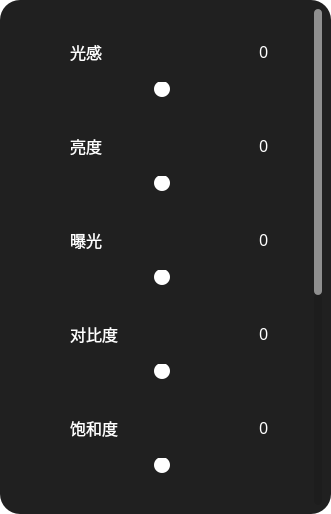
<?xml version="1.0" encoding="UTF-8"?>
<ui version="4.0">
 <class>Form</class>
 <widget class="QWidget" name="Form">
  <property name="geometry">
   <rect>
    <x>0</x>
    <y>0</y>
    <width>331</width>
    <height>514</height>
   </rect>
  </property>
  <property name="windowTitle">
   <string>Form</string>
  </property>
  <property name="styleSheet">
   <string notr="true">background-color: transparent;;</string>
  </property>
  <layout class="QHBoxLayout" name="horizontalLayout">
   <property name="leftMargin">
    <number>0</number>
   </property>
   <property name="topMargin">
    <number>0</number>
   </property>
   <property name="rightMargin">
    <number>0</number>
   </property>
   <property name="bottomMargin">
    <number>0</number>
   </property>
   <item>
    <widget class="QWidget" name="widget_adjust" native="true">
     <property name="styleSheet">
      <string notr="true">QWidget{
	border-radius:20px;
	background-color: rgb(32, 32, 32);
}
QScrollBar:horizontal{
    height:8px;
    background:rgba(0,0,0,0%);
border-radius:4px;

}
QScrollBar::handle:horizontal{
    background:rgba(255,255,255,50%);
border-radius:4px;
}
QScrollBar::handle:horizontal:hover{
    background:rgba(255,255,255,100%);
    min-width:0;
}
QScrollBar::add-line:horizontal{
    height:0px;width:0px;

}
QScrollBar::sub-line:horizontal{
    height:0px;width:0px;

}
QScrollBar::add-line:horizontal:hover{
    height:0px;width:0px;

}
QScrollBar::sub-line:horizontal:hover{
    height:0px;width:0px;

}
QScrollBar::add-page:horizontal,QScrollBar::sub-page:horizontal
{
    background:rgba(0,0,0,10%);
    border-radius:4px;
}

QScrollBar:vertical{
    width:8px;
    background:rgba(0,0,0,0%);

}
QScrollBar::handle:vertical{
    width:0px;
    background:rgba(255,255,255,50%);
    border-radius:4px;
}
QScrollBar::handle:vertical:hover{
    width:0px;
    background:rgba(255,255,255,100%);
    border-radius:4px;
    min-width:20;
}
QScrollBar::add-line:vertical{
    height:0px;width:0px;

}
QScrollBar::sub-line:vertical{
    height:0px;width:0px;

}
QScrollBar::add-line:vertical:hover{
    height:0px;width:0px;

}
QScrollBar::sub-line:vertical:hover{
    height:0px;width:0px;

}
QScrollBar::add-page:vertical,QScrollBar::sub-page:vertical
{
    background:rgba(0,0,0,10%);
    border-radius:4px;
}

 
 
QSlider::add-page:horizontal {
    background-color: qlineargradient(spread: pad, x1: 0, y1: 1, x2: 1, y2: 1,
                                      stop: 0 rgb(100, 100, 100),
                                      stop: 1 rgb(255, 78, 0,));
    border-radius: 4px;
}

QSlider::sub-page:horizontal {
	background-color: qlineargradient(spread: pad, x1: 0, y1: 1, x2: 1, y2: 1,
                                      stop: 0 rgb(51, 151, 255),
                                      stop: 1 rgb(100, 100, 100));
    border-radius: 4px;
}

QSlider::groove:horizontal {
    background: transparent;
    height: 8px;
}

QSlider::handle:horizontal {
    width: 16px;
    height: 18px;
    margin: -4px 0px -4px 0px;
    border-radius: 8px;
    background: white;
}
</string>
     </property>
     <layout class="QHBoxLayout" name="horizontalLayout_18">
      <item>
       <widget class="QScrollArea" name="scrollArea">
        <property name="styleSheet">
         <string notr="true">QScrollArea{
	background-color: transparent;
}</string>
        </property>
        <property name="verticalScrollBarPolicy">
         <enum>Qt::ScrollBarAsNeeded</enum>
        </property>
        <property name="widgetResizable">
         <bool>true</bool>
        </property>
        <widget class="QWidget" name="scrollAreaWidgetContents">
         <property name="geometry">
          <rect>
           <x>0</x>
           <y>0</y>
           <width>301</width>
           <height>870</height>
          </rect>
         </property>
         <layout class="QVBoxLayout" name="verticalLayout_15">
          <item>
           <widget class="QWidget" name="widget_light" native="true">
            <property name="minimumSize">
             <size>
              <width>0</width>
              <height>88</height>
             </size>
            </property>
            <property name="maximumSize">
             <size>
              <width>16777215</width>
              <height>88</height>
             </size>
            </property>
            <layout class="QVBoxLayout" name="verticalLayout_4">
             <item>
              <layout class="QHBoxLayout" name="horizontalLayout_light" stretch="1,5,1">
               <item>
                <widget class="QLabel" name="label_image_light">
                 <property name="minimumSize">
                  <size>
                   <width>30</width>
                   <height>30</height>
                  </size>
                 </property>
                 <property name="styleSheet">
                  <string notr="true">image:url(:/images/icon/bright_light_control_shine_icon.svg)</string>
                 </property>
                 <property name="text">
                  <string/>
                 </property>
                </widget>
               </item>
               <item>
                <widget class="QLabel" name="label_text_light">
                 <property name="minimumSize">
                  <size>
                   <width>90</width>
                   <height>30</height>
                  </size>
                 </property>
                 <property name="font">
                  <font>
                   <family>黑体</family>
                   <pointsize>12</pointsize>
                   <weight>50</weight>
                   <italic>false</italic>
                   <bold>false</bold>
                   <stylestrategy>PreferAntialias</stylestrategy>
                  </font>
                 </property>
                 <property name="styleSheet">
                  <string notr="true">QLabel{
	color:rgb(255, 255, 255);
}</string>
                 </property>
                 <property name="text">
                  <string>光感</string>
                 </property>
                </widget>
               </item>
               <item>
                <widget class="QLabel" name="label_light_perception">
                 <property name="minimumSize">
                  <size>
                   <width>0</width>
                   <height>0</height>
                  </size>
                 </property>
                 <property name="font">
                  <font>
                   <family>黑体</family>
                   <pointsize>12</pointsize>
                   <weight>50</weight>
                   <italic>false</italic>
                   <bold>false</bold>
                   <stylestrategy>PreferAntialias</stylestrategy>
                  </font>
                 </property>
                 <property name="styleSheet">
                  <string notr="true">QLabel{
	color:rgb(255, 255, 255);
}</string>
                 </property>
                 <property name="text">
                  <string>0</string>
                 </property>
                </widget>
               </item>
              </layout>
             </item>
             <item>
              <widget class="QSlider" name="horizontalSlider_light_perception">
               <property name="styleSheet">
                <string notr="true"/>
               </property>
               <property name="minimum">
                <number>-100</number>
               </property>
               <property name="maximum">
                <number>100</number>
               </property>
               <property name="orientation">
                <enum>Qt::Horizontal</enum>
               </property>
              </widget>
             </item>
            </layout>
           </widget>
          </item>
          <item>
           <widget class="QWidget" name="widget_brightness" native="true">
            <property name="minimumSize">
             <size>
              <width>0</width>
              <height>88</height>
             </size>
            </property>
            <property name="maximumSize">
             <size>
              <width>16777215</width>
              <height>88</height>
             </size>
            </property>
            <layout class="QVBoxLayout" name="verticalLayout_5">
             <item>
              <layout class="QHBoxLayout" name="horizontalLayout_brightness" stretch="1,5,1">
               <item>
                <widget class="QLabel" name="label_image_brightness">
                 <property name="minimumSize">
                  <size>
                   <width>30</width>
                   <height>30</height>
                  </size>
                 </property>
                 <property name="styleSheet">
                  <string notr="true">image:url(:/images/icon/brightness_light_icon.svg)</string>
                 </property>
                 <property name="text">
                  <string/>
                 </property>
                </widget>
               </item>
               <item>
                <widget class="QLabel" name="label_text_brightness">
                 <property name="minimumSize">
                  <size>
                   <width>90</width>
                   <height>30</height>
                  </size>
                 </property>
                 <property name="font">
                  <font>
                   <family>黑体</family>
                   <pointsize>12</pointsize>
                   <weight>50</weight>
                   <italic>false</italic>
                   <bold>false</bold>
                   <stylestrategy>PreferAntialias</stylestrategy>
                  </font>
                 </property>
                 <property name="styleSheet">
                  <string notr="true">QLabel{
	color:rgb(255, 255, 255);
}</string>
                 </property>
                 <property name="text">
                  <string>亮度</string>
                 </property>
                </widget>
               </item>
               <item>
                <widget class="QLabel" name="label_brightness">
                 <property name="font">
                  <font>
                   <family>黑体</family>
                   <pointsize>12</pointsize>
                   <weight>50</weight>
                   <italic>false</italic>
                   <bold>false</bold>
                   <stylestrategy>PreferAntialias</stylestrategy>
                  </font>
                 </property>
                 <property name="styleSheet">
                  <string notr="true">QLabel{
	color:rgb(255, 255, 255);
}</string>
                 </property>
                 <property name="text">
                  <string>0</string>
                 </property>
                </widget>
               </item>
              </layout>
             </item>
             <item>
              <widget class="QSlider" name="horizontalSlider_brightness">
               <property name="styleSheet">
                <string notr="true"/>
               </property>
               <property name="minimum">
                <number>-100</number>
               </property>
               <property name="maximum">
                <number>100</number>
               </property>
               <property name="orientation">
                <enum>Qt::Horizontal</enum>
               </property>
              </widget>
             </item>
            </layout>
           </widget>
          </item>
          <item>
           <widget class="QWidget" name="widget_exposure" native="true">
            <property name="minimumSize">
             <size>
              <width>0</width>
              <height>88</height>
             </size>
            </property>
            <property name="maximumSize">
             <size>
              <width>16777215</width>
              <height>88</height>
             </size>
            </property>
            <layout class="QVBoxLayout" name="verticalLayout_14">
             <item>
              <layout class="QHBoxLayout" name="horizontalLayout_exposure" stretch="1,5,1">
               <item>
                <widget class="QLabel" name="label_image_exposure">
                 <property name="minimumSize">
                  <size>
                   <width>30</width>
                   <height>30</height>
                  </size>
                 </property>
                 <property name="styleSheet">
                  <string notr="true">image:url(:/images/icon/exposure_icon.svg)</string>
                 </property>
                 <property name="text">
                  <string/>
                 </property>
                </widget>
               </item>
               <item>
                <widget class="QLabel" name="label_text_exposure">
                 <property name="minimumSize">
                  <size>
                   <width>90</width>
                   <height>30</height>
                  </size>
                 </property>
                 <property name="font">
                  <font>
                   <family>黑体</family>
                   <pointsize>12</pointsize>
                   <weight>50</weight>
                   <italic>false</italic>
                   <bold>false</bold>
                   <stylestrategy>PreferAntialias</stylestrategy>
                  </font>
                 </property>
                 <property name="styleSheet">
                  <string notr="true">QLabel{
	color:rgb(255, 255, 255);
}</string>
                 </property>
                 <property name="text">
                  <string>曝光</string>
                 </property>
                </widget>
               </item>
               <item>
                <widget class="QLabel" name="label_exposure">
                 <property name="font">
                  <font>
                   <family>黑体</family>
                   <pointsize>12</pointsize>
                   <weight>50</weight>
                   <italic>false</italic>
                   <bold>false</bold>
                   <stylestrategy>PreferAntialias</stylestrategy>
                  </font>
                 </property>
                 <property name="styleSheet">
                  <string notr="true">QLabel{
	color:rgb(255, 255, 255);
}</string>
                 </property>
                 <property name="text">
                  <string>0</string>
                 </property>
                </widget>
               </item>
              </layout>
             </item>
             <item>
              <widget class="QSlider" name="horizontalSlider_exposure">
               <property name="styleSheet">
                <string notr="true"/>
               </property>
               <property name="minimum">
                <number>-100</number>
               </property>
               <property name="maximum">
                <number>100</number>
               </property>
               <property name="orientation">
                <enum>Qt::Horizontal</enum>
               </property>
              </widget>
             </item>
            </layout>
           </widget>
          </item>
          <item>
           <widget class="QWidget" name="widget_contrast" native="true">
            <property name="minimumSize">
             <size>
              <width>0</width>
              <height>88</height>
             </size>
            </property>
            <property name="maximumSize">
             <size>
              <width>16777215</width>
              <height>88</height>
             </size>
            </property>
            <layout class="QVBoxLayout" name="verticalLayout_13">
             <item>
              <layout class="QHBoxLayout" name="horizontalLayout_contrast" stretch="1,5,1">
               <item>
                <widget class="QLabel" name="label_image_contrast">
                 <property name="minimumSize">
                  <size>
                   <width>30</width>
                   <height>30</height>
                  </size>
                 </property>
                 <property name="styleSheet">
                  <string notr="true">image:url(:/images/icon/contrast_brightness_setting_icon.svg)</string>
                 </property>
                 <property name="text">
                  <string/>
                 </property>
                </widget>
               </item>
               <item>
                <widget class="QLabel" name="label_text_contrast">
                 <property name="minimumSize">
                  <size>
                   <width>90</width>
                   <height>30</height>
                  </size>
                 </property>
                 <property name="font">
                  <font>
                   <family>黑体</family>
                   <pointsize>12</pointsize>
                   <weight>50</weight>
                   <italic>false</italic>
                   <bold>false</bold>
                   <stylestrategy>PreferAntialias</stylestrategy>
                  </font>
                 </property>
                 <property name="styleSheet">
                  <string notr="true">QLabel{
	color:rgb(255, 255, 255);
}</string>
                 </property>
                 <property name="text">
                  <string>对比度</string>
                 </property>
                </widget>
               </item>
               <item>
                <widget class="QLabel" name="label_contrast">
                 <property name="font">
                  <font>
                   <family>黑体</family>
                   <pointsize>12</pointsize>
                   <weight>50</weight>
                   <italic>false</italic>
                   <bold>false</bold>
                   <stylestrategy>PreferAntialias</stylestrategy>
                  </font>
                 </property>
                 <property name="styleSheet">
                  <string notr="true">QLabel{
	color:rgb(255, 255, 255);
}</string>
                 </property>
                 <property name="text">
                  <string>0</string>
                 </property>
                </widget>
               </item>
              </layout>
             </item>
             <item>
              <widget class="QSlider" name="horizontalSlider_contrast">
               <property name="styleSheet">
                <string notr="true"/>
               </property>
               <property name="minimum">
                <number>-100</number>
               </property>
               <property name="maximum">
                <number>100</number>
               </property>
               <property name="orientation">
                <enum>Qt::Horizontal</enum>
               </property>
              </widget>
             </item>
            </layout>
           </widget>
          </item>
          <item>
           <widget class="QWidget" name="widget_saturation" native="true">
            <property name="minimumSize">
             <size>
              <width>0</width>
              <height>88</height>
             </size>
            </property>
            <property name="maximumSize">
             <size>
              <width>16777215</width>
              <height>88</height>
             </size>
            </property>
            <layout class="QVBoxLayout" name="verticalLayout_12">
             <item>
              <layout class="QHBoxLayout" name="horizontalLayout_saturation" stretch="1,5,1">
               <item>
                <widget class="QLabel" name="label_image_saturation">
                 <property name="minimumSize">
                  <size>
                   <width>30</width>
                   <height>30</height>
                  </size>
                 </property>
                 <property name="styleSheet">
                  <string notr="true">image:url(:/images/icon/bx_tone_icon.svg)</string>
                 </property>
                 <property name="text">
                  <string/>
                 </property>
                </widget>
               </item>
               <item>
                <widget class="QLabel" name="label_text_saturation">
                 <property name="minimumSize">
                  <size>
                   <width>90</width>
                   <height>30</height>
                  </size>
                 </property>
                 <property name="font">
                  <font>
                   <family>黑体</family>
                   <pointsize>12</pointsize>
                   <weight>50</weight>
                   <italic>false</italic>
                   <bold>false</bold>
                   <stylestrategy>PreferAntialias</stylestrategy>
                  </font>
                 </property>
                 <property name="styleSheet">
                  <string notr="true">QLabel{
	color:rgb(255, 255, 255);
}</string>
                 </property>
                 <property name="text">
                  <string>饱和度</string>
                 </property>
                </widget>
               </item>
               <item>
                <widget class="QLabel" name="label_saturation">
                 <property name="font">
                  <font>
                   <family>黑体</family>
                   <pointsize>12</pointsize>
                   <weight>50</weight>
                   <italic>false</italic>
                   <bold>false</bold>
                   <stylestrategy>PreferAntialias</stylestrategy>
                  </font>
                 </property>
                 <property name="styleSheet">
                  <string notr="true">QLabel{
	color:rgb(255, 255, 255);
}</string>
                 </property>
                 <property name="text">
                  <string>0</string>
                 </property>
                </widget>
               </item>
              </layout>
             </item>
             <item>
              <widget class="QSlider" name="horizontalSlider_saturation">
               <property name="styleSheet">
                <string notr="true"/>
               </property>
               <property name="minimum">
                <number>-100</number>
               </property>
               <property name="maximum">
                <number>100</number>
               </property>
               <property name="orientation">
                <enum>Qt::Horizontal</enum>
               </property>
              </widget>
             </item>
            </layout>
           </widget>
          </item>
          <item>
           <widget class="QWidget" name="widget_sharp" native="true">
            <property name="minimumSize">
             <size>
              <width>0</width>
              <height>88</height>
             </size>
            </property>
            <property name="maximumSize">
             <size>
              <width>16777215</width>
              <height>88</height>
             </size>
            </property>
            <layout class="QVBoxLayout" name="verticalLayout_11">
             <item>
              <layout class="QHBoxLayout" name="horizontalLayout_sharp" stretch="1,5,1">
               <item>
                <widget class="QLabel" name="label_image_sharp">
                 <property name="minimumSize">
                  <size>
                   <width>30</width>
                   <height>30</height>
                  </size>
                 </property>
                 <property name="styleSheet">
                  <string notr="true">image:url(:/images/icon/triangle_outline_icon.svg)</string>
                 </property>
                 <property name="text">
                  <string/>
                 </property>
                </widget>
               </item>
               <item>
                <widget class="QLabel" name="label_text_sharp">
                 <property name="minimumSize">
                  <size>
                   <width>90</width>
                   <height>30</height>
                  </size>
                 </property>
                 <property name="font">
                  <font>
                   <family>黑体</family>
                   <pointsize>12</pointsize>
                   <weight>50</weight>
                   <italic>false</italic>
                   <bold>false</bold>
                   <stylestrategy>PreferAntialias</stylestrategy>
                  </font>
                 </property>
                 <property name="styleSheet">
                  <string notr="true">QLabel{
	color:rgb(255, 255, 255);
}</string>
                 </property>
                 <property name="text">
                  <string>锐化</string>
                 </property>
                </widget>
               </item>
               <item>
                <widget class="QLabel" name="label_sharp">
                 <property name="font">
                  <font>
                   <family>黑体</family>
                   <pointsize>12</pointsize>
                   <weight>50</weight>
                   <italic>false</italic>
                   <bold>false</bold>
                   <stylestrategy>PreferAntialias</stylestrategy>
                  </font>
                 </property>
                 <property name="styleSheet">
                  <string notr="true">QLabel{
	color:rgb(255, 255, 255);
}</string>
                 </property>
                 <property name="text">
                  <string>0</string>
                 </property>
                </widget>
               </item>
              </layout>
             </item>
             <item>
              <widget class="QSlider" name="horizontalSlider_sharp">
               <property name="styleSheet">
                <string notr="true"/>
               </property>
               <property name="minimum">
                <number>-100</number>
               </property>
               <property name="maximum">
                <number>100</number>
               </property>
               <property name="orientation">
                <enum>Qt::Horizontal</enum>
               </property>
              </widget>
             </item>
            </layout>
           </widget>
          </item>
          <item>
           <widget class="QWidget" name="widget_smooth" native="true">
            <property name="minimumSize">
             <size>
              <width>0</width>
              <height>88</height>
             </size>
            </property>
            <property name="maximumSize">
             <size>
              <width>16777215</width>
              <height>88</height>
             </size>
            </property>
            <layout class="QVBoxLayout" name="verticalLayout_10">
             <item>
              <layout class="QHBoxLayout" name="horizontalLayout_smooth" stretch="1,5,1">
               <item>
                <widget class="QLabel" name="label_image_smooth">
                 <property name="minimumSize">
                  <size>
                   <width>30</width>
                   <height>30</height>
                  </size>
                 </property>
                 <property name="styleSheet">
                  <string notr="true">image:url(:/images/icon/curve_auto_colon_icon.svg)</string>
                 </property>
                 <property name="text">
                  <string/>
                 </property>
                </widget>
               </item>
               <item>
                <widget class="QLabel" name="label_text_smooth">
                 <property name="minimumSize">
                  <size>
                   <width>90</width>
                   <height>30</height>
                  </size>
                 </property>
                 <property name="font">
                  <font>
                   <family>黑体</family>
                   <pointsize>12</pointsize>
                   <weight>50</weight>
                   <italic>false</italic>
                   <bold>false</bold>
                   <stylestrategy>PreferAntialias</stylestrategy>
                  </font>
                 </property>
                 <property name="styleSheet">
                  <string notr="true">QLabel{
	color:rgb(255, 255, 255);
}</string>
                 </property>
                 <property name="text">
                  <string>平滑</string>
                 </property>
                </widget>
               </item>
               <item>
                <widget class="QLabel" name="label_smooth">
                 <property name="font">
                  <font>
                   <family>黑体</family>
                   <pointsize>12</pointsize>
                   <weight>50</weight>
                   <italic>false</italic>
                   <bold>false</bold>
                   <stylestrategy>PreferAntialias</stylestrategy>
                  </font>
                 </property>
                 <property name="styleSheet">
                  <string notr="true">QLabel{
	color:rgb(255, 255, 255);
}</string>
                 </property>
                 <property name="text">
                  <string>0</string>
                 </property>
                </widget>
               </item>
              </layout>
             </item>
             <item>
              <widget class="QSlider" name="horizontalSlider_smooth">
               <property name="styleSheet">
                <string notr="true"/>
               </property>
               <property name="minimum">
                <number>-100</number>
               </property>
               <property name="maximum">
                <number>100</number>
               </property>
               <property name="orientation">
                <enum>Qt::Horizontal</enum>
               </property>
              </widget>
             </item>
            </layout>
           </widget>
          </item>
          <item>
           <widget class="QWidget" name="widget_temperature" native="true">
            <property name="minimumSize">
             <size>
              <width>0</width>
              <height>88</height>
             </size>
            </property>
            <property name="maximumSize">
             <size>
              <width>16777215</width>
              <height>88</height>
             </size>
            </property>
            <layout class="QVBoxLayout" name="verticalLayout_9">
             <item>
              <layout class="QHBoxLayout" name="horizontalLayout_temperature" stretch="1,5,1">
               <item>
                <widget class="QLabel" name="label_image_temperature">
                 <property name="minimumSize">
                  <size>
                   <width>30</width>
                   <height>30</height>
                  </size>
                 </property>
                 <property name="styleSheet">
                  <string notr="true">image:url(:/images/icon/thermometer_high_icon.svg)</string>
                 </property>
                 <property name="text">
                  <string/>
                 </property>
                </widget>
               </item>
               <item>
                <widget class="QLabel" name="label_text_temperature">
                 <property name="minimumSize">
                  <size>
                   <width>90</width>
                   <height>30</height>
                  </size>
                 </property>
                 <property name="font">
                  <font>
                   <family>黑体</family>
                   <pointsize>12</pointsize>
                   <weight>50</weight>
                   <italic>false</italic>
                   <bold>false</bold>
                   <stylestrategy>PreferAntialias</stylestrategy>
                  </font>
                 </property>
                 <property name="styleSheet">
                  <string notr="true">QLabel{
	color:rgb(255, 255, 255);
}</string>
                 </property>
                 <property name="text">
                  <string>色温</string>
                 </property>
                </widget>
               </item>
               <item>
                <widget class="QLabel" name="label_temperature">
                 <property name="font">
                  <font>
                   <family>黑体</family>
                   <pointsize>12</pointsize>
                   <weight>50</weight>
                   <italic>false</italic>
                   <bold>false</bold>
                   <stylestrategy>PreferAntialias</stylestrategy>
                  </font>
                 </property>
                 <property name="styleSheet">
                  <string notr="true">QLabel{
	color:rgb(255, 255, 255);
}</string>
                 </property>
                 <property name="text">
                  <string>0</string>
                 </property>
                </widget>
               </item>
              </layout>
             </item>
             <item>
              <widget class="QSlider" name="horizontalSlider_temperature">
               <property name="styleSheet">
                <string notr="true"/>
               </property>
               <property name="minimum">
                <number>-100</number>
               </property>
               <property name="maximum">
                <number>100</number>
               </property>
               <property name="orientation">
                <enum>Qt::Horizontal</enum>
               </property>
              </widget>
             </item>
            </layout>
           </widget>
          </item>
          <item>
           <widget class="QWidget" name="widget_tone" native="true">
            <property name="minimumSize">
             <size>
              <width>0</width>
              <height>88</height>
             </size>
            </property>
            <property name="maximumSize">
             <size>
              <width>16777215</width>
              <height>88</height>
             </size>
            </property>
            <layout class="QVBoxLayout" name="verticalLayout_8">
             <item>
              <layout class="QHBoxLayout" name="horizontalLayout_tone" stretch="1,5,1">
               <item>
                <widget class="QLabel" name="label_image_tone">
                 <property name="minimumSize">
                  <size>
                   <width>30</width>
                   <height>30</height>
                  </size>
                 </property>
                 <property name="styleSheet">
                  <string notr="true">image:url(:/images/icon/bx_color_fill_icon.svg)</string>
                 </property>
                 <property name="text">
                  <string/>
                 </property>
                </widget>
               </item>
               <item>
                <widget class="QLabel" name="label_text_tone">
                 <property name="minimumSize">
                  <size>
                   <width>90</width>
                   <height>30</height>
                  </size>
                 </property>
                 <property name="font">
                  <font>
                   <family>黑体</family>
                   <pointsize>12</pointsize>
                   <weight>50</weight>
                   <italic>false</italic>
                   <bold>false</bold>
                   <stylestrategy>PreferAntialias</stylestrategy>
                  </font>
                 </property>
                 <property name="styleSheet">
                  <string notr="true">QLabel{
	color:rgb(255, 255, 255);
}</string>
                 </property>
                 <property name="text">
                  <string>色调</string>
                 </property>
                </widget>
               </item>
               <item>
                <widget class="QLabel" name="label_tone">
                 <property name="font">
                  <font>
                   <family>黑体</family>
                   <pointsize>12</pointsize>
                   <weight>50</weight>
                   <italic>false</italic>
                   <bold>false</bold>
                   <stylestrategy>PreferAntialias</stylestrategy>
                  </font>
                 </property>
                 <property name="styleSheet">
                  <string notr="true">QLabel{
	color:rgb(255, 255, 255);
}</string>
                 </property>
                 <property name="text">
                  <string>0</string>
                 </property>
                </widget>
               </item>
              </layout>
             </item>
             <item>
              <widget class="QSlider" name="horizontalSlider_tone">
               <property name="styleSheet">
                <string notr="true"/>
               </property>
               <property name="minimum">
                <number>-100</number>
               </property>
               <property name="maximum">
                <number>100</number>
               </property>
               <property name="orientation">
                <enum>Qt::Horizontal</enum>
               </property>
              </widget>
             </item>
            </layout>
           </widget>
          </item>
         </layout>
        </widget>
       </widget>
      </item>
     </layout>
    </widget>
   </item>
  </layout>
 </widget>
 <resources>
  <include location="resources.qrc"/>
 </resources>
 <connections>
  <connection>
   <sender>horizontalSlider_brightness</sender>
   <signal>valueChanged(int)</signal>
   <receiver>label_brightness</receiver>
   <slot>setNum(int)</slot>
   <hints>
    <hint type="sourcelabel">
     <x>301</x>
     <y>312</y>
    </hint>
    <hint type="destinationlabel">
     <x>411</x>
     <y>276</y>
    </hint>
   </hints>
  </connection>
  <connection>
   <sender>horizontalSlider_contrast</sender>
   <signal>valueChanged(int)</signal>
   <receiver>label_contrast</receiver>
   <slot>setNum(int)</slot>
   <hints>
    <hint type="sourcelabel">
     <x>301</x>
     <y>502</y>
    </hint>
    <hint type="destinationlabel">
     <x>411</x>
     <y>466</y>
    </hint>
   </hints>
  </connection>
  <connection>
   <sender>horizontalSlider_exposure</sender>
   <signal>valueChanged(int)</signal>
   <receiver>label_exposure</receiver>
   <slot>setNum(int)</slot>
   <hints>
    <hint type="sourcelabel">
     <x>301</x>
     <y>407</y>
    </hint>
    <hint type="destinationlabel">
     <x>411</x>
     <y>371</y>
    </hint>
   </hints>
  </connection>
  <connection>
   <sender>horizontalSlider_light_perception</sender>
   <signal>valueChanged(int)</signal>
   <receiver>label_light_perception</receiver>
   <slot>setNum(int)</slot>
   <hints>
    <hint type="sourcelabel">
     <x>301</x>
     <y>217</y>
    </hint>
    <hint type="destinationlabel">
     <x>411</x>
     <y>181</y>
    </hint>
   </hints>
  </connection>
  <connection>
   <sender>horizontalSlider_saturation</sender>
   <signal>valueChanged(int)</signal>
   <receiver>label_saturation</receiver>
   <slot>setNum(int)</slot>
   <hints>
    <hint type="sourcelabel">
     <x>301</x>
     <y>597</y>
    </hint>
    <hint type="destinationlabel">
     <x>411</x>
     <y>561</y>
    </hint>
   </hints>
  </connection>
  <connection>
   <sender>horizontalSlider_sharp</sender>
   <signal>valueChanged(int)</signal>
   <receiver>label_sharp</receiver>
   <slot>setNum(int)</slot>
   <hints>
    <hint type="sourcelabel">
     <x>301</x>
     <y>314</y>
    </hint>
    <hint type="destinationlabel">
     <x>411</x>
     <y>278</y>
    </hint>
   </hints>
  </connection>
  <connection>
   <sender>horizontalSlider_smooth</sender>
   <signal>valueChanged(int)</signal>
   <receiver>label_smooth</receiver>
   <slot>setNum(int)</slot>
   <hints>
    <hint type="sourcelabel">
     <x>301</x>
     <y>409</y>
    </hint>
    <hint type="destinationlabel">
     <x>411</x>
     <y>373</y>
    </hint>
   </hints>
  </connection>
  <connection>
   <sender>horizontalSlider_temperature</sender>
   <signal>valueChanged(int)</signal>
   <receiver>label_temperature</receiver>
   <slot>setNum(int)</slot>
   <hints>
    <hint type="sourcelabel">
     <x>301</x>
     <y>504</y>
    </hint>
    <hint type="destinationlabel">
     <x>411</x>
     <y>468</y>
    </hint>
   </hints>
  </connection>
  <connection>
   <sender>horizontalSlider_tone</sender>
   <signal>valueChanged(int)</signal>
   <receiver>label_tone</receiver>
   <slot>setNum(int)</slot>
   <hints>
    <hint type="sourcelabel">
     <x>301</x>
     <y>599</y>
    </hint>
    <hint type="destinationlabel">
     <x>411</x>
     <y>563</y>
    </hint>
   </hints>
  </connection>
 </connections>
</ui>
